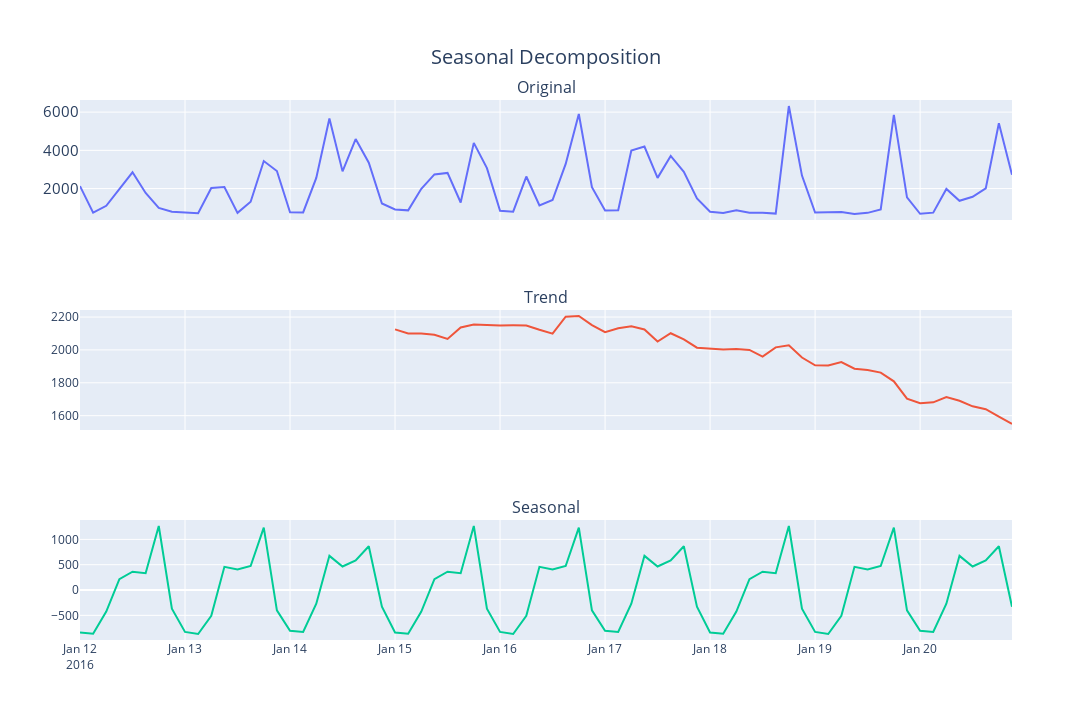

Notebook code cell kept with this figure:
### Code cell
decomposition_plot(ts_index=train["2016-01-11":"2016-01-20"].index, 
                   observed=decomp_result.observed["2016-01-11":"2016-01-20"], 
                   seasonal=decomp_result.seasonal["2016-01-11":"2016-01-20"], 
                   trend=decomp_result.trend["2016-01-11":"2016-01-20"], 
                   #resid=decomp_result.resid
                   )
